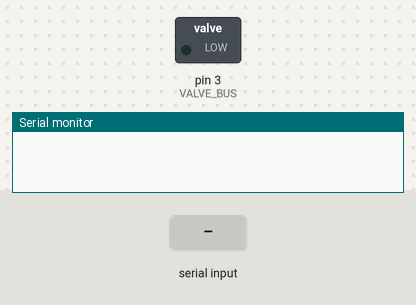
Bench run of a sketch on a simulated Arduino Uno, built with avr-gcc and run on an emulated ATmega328P. Parts: switched loads named in the sketch (green lamp = pin HIGH), the last lines printed to the serial monitor. Inputs (shaded band) come from the test bench.

Above: at 1.2 s.
1.3 s: "o\n" received over Serial
At 2.0 s:
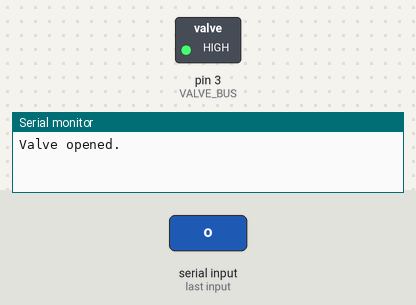
2.8 s: byte 99 ('c') received over Serial
At 3.3 s:
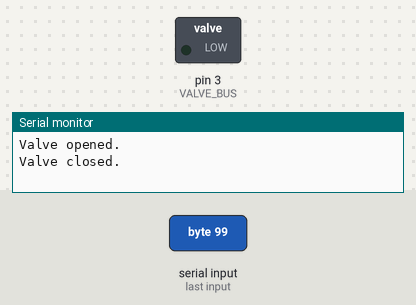
Timing chart, 0 to 5.8 s (numbered marks = the images above; inputs shaded):
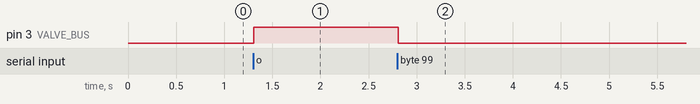

Measured:
- after the input at 1.3 s, pin 3 (VALVE_BUS): LOW → HIGH at once
- after the input at 2.8 s, pin 3 (VALVE_BUS): HIGH → LOW at once

The sketch:

thermometers.ino
```cpp
/*
This makes the Arduino into a serial instrument with the connection parameters:
instr.baud_rate = 9600
instr.data_bits = 8
instr.stop_bits = pyvisa.constants.StopBits.one
instr.parity = pyvisa.constants.Parity.none

Type '?' over serial to print out the usage guide.

Jakob Kastelic, Feb 8th, 2019
Updated: Apr 1st, 2019
 */

#include <OneWire.h>
#include <DallasTemperature.h>

// Data wire is plugged into pin 2 on the Arduino
#define ONE_WIRE_BUS 2

// The nitrogen valve relay control is pin 3 of the Arduino
#define VALVE_BUS 3

float max_temp = 86; // maximum safe temperature

OneWire oneWire(ONE_WIRE_BUS);
DallasTemperature sensors(&oneWire);

int num_dev; // number of thermometers attached

int valve_state = -1; // whether valve is open or closed

void setup(void)
{
  Serial.begin(9600);
  sensors.begin();

  // set the valve pin in a definite state
  pinMode(VALVE_BUS, OUTPUT);
  digitalWrite(VALVE_BUS, LOW);
  valve_state = 0;

  // find out the number of thermometers attached
  num_dev = sensors.getDeviceCount();
  if (num_dev < 1)
    Serial.print("Error: No thermometers found\n");
}

// print to serial the device address
void print_address(DeviceAddress& dev, int i)
{
  if (! sensors.getAddress(dev, i) ) {
    Serial.print("Error: Cannot find address for Device");
    Serial.print(i);
  } else {
    for (int i = 0; i < 8; ++i) {
      if (dev[i] < 16)
        Serial.print("0");
      Serial.print(dev[i]);
    }
  }
}

void print_all_addresses() {
  DeviceAddress devices[num_dev];
  for (int i = 0; i < num_dev - 1; ++i) {
    print_address(devices[i], i);
    Serial.print(",");
  }
  print_address(devices[num_dev - 1], num_dev - 1);
  Serial.print("\n");
}

void print_all_temperatures()
{
  sensors.requestTemperatures();
  for (int i = 0; i < num_dev - 1; ++i) {
    Serial.print(sensors.getTempCByIndex(i));
    Serial.print(",");
  }
  Serial.print(sensors.getTempCByIndex(num_dev - 1));
  Serial.print("\n");
}

void serialEvent()
{
  while (Serial.available() > 0) {
    char cmd = Serial.read();

    switch (cmd) {
      case 'c':
        digitalWrite(VALVE_BUS, LOW);
        valve_state = 0;
        Serial.print("Valve closed.\n");
        break;

      case 'o':
        digitalWrite(VALVE_BUS, HIGH);
        valve_state = 1;
        Serial.print("Valve opened.\n");
        break;

      case 's':
        if (valve_state == 1) {
           Serial.print("Valve opened.\n");
        } else if (valve_state == 0) {
           Serial.print("Valve closed.\n");
        } else {
          Serial.print("Unknown valve state.\n");
        }
        break;

      case 'a':
        print_all_addresses();
        break;

      case 't':
        print_all_temperatures();
        break;

      case 'i':
        Serial.print("Beam Source Thermometer Arduino\n");
        break;

      case '?':
        Serial.print("i = query identification, a = print all addresses, t = print all temperatures,");
        Serial.print("c = close valve, o = open valve, s = valve status\n");
        break;
    }
  }
}

void loop(void)
{
  delay(10);
}
```
